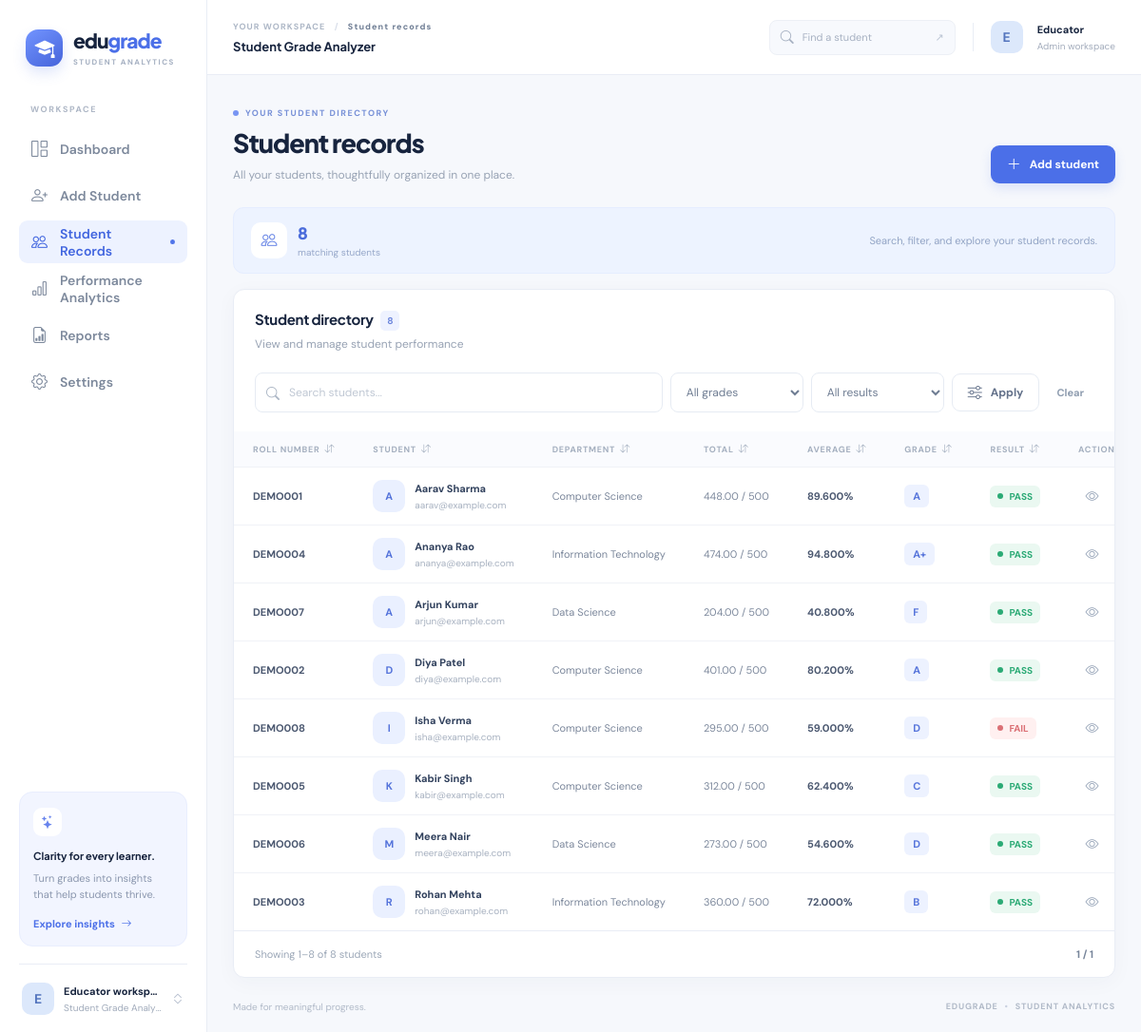
/students, run on the app's committed database.
### tables this page shows
CREATE TABLE settings (key TEXT PRIMARY KEY, value TEXT NOT NULL);

CREATE TABLE students (
            id INTEGER PRIMARY KEY AUTOINCREMENT,
            name TEXT NOT NULL, roll_number TEXT NOT NULL, roll_key TEXT NOT NULL UNIQUE,
            email TEXT NOT NULL, department TEXT NOT NULL, semester INTEGER NOT NULL,
            python REAL NOT NULL, java REAL NOT NULL, sql REAL NOT NULL,
            mathematics REAL NOT NULL, english REAL NOT NULL,
            total REAL NOT NULL, average REAL NOT NULL, percentage REAL NOT NULL,
            grade TEXT NOT NULL, result TEXT NOT NULL, is_demo INTEGER NOT NULL DEFAULT 0
        );

### app.py (the view)
    @app.get("/students")
    def student_records():
        q = request.args.get("q", "").strip()[:100]
        grade = request.args.get("grade", "").strip().upper()
        result = request.args.get("result", "").strip().upper()
        sort = request.args.get("sort", "name").strip().lower()
        direction = request.args.get("direction", "asc").strip().lower()
        grade = grade if grade in GRADES else ""
        result = result if result in ("PASS", "FAIL") else ""
        sort = sort if sort in SORT_COLUMNS else "name"
        direction = direction if direction in ("asc", "desc") else "asc"
        filters = {"q": q, "grade": grade, "result": result, "sort": sort, "direction": direction}
        conditions = []
        parameters = []
        if q:
            escaped = q.replace("\\", "\\\\").replace("%", "\\%").replace("_", "\\_")
            conditions.append("(name LIKE ? ESCAPE '\\' OR roll_number LIKE ? ESCAPE '\\' OR department LIKE ? ESCAPE '\\' OR email LIKE ? ESCAPE '\\')")
            parameters.extend([f"%{escaped}%"] * 4)
        if grade:
            conditions.append("grade = ?")
            parameters.append(grade)
        if result:
            conditions.append("result = ?")
            parameters.append(result)
        where = " WHERE " + " AND ".join(conditions) if conditions else ""
        db = get_db()
        total = db.execute("SELECT COUNT(*) FROM students" + where, parameters).fetchone()[0]
        pages = max(1, math.ceil(total / PER_PAGE))
        try:
            page = int(request.args.get("page", "1"))
        except (ValueError, TypeError):
            page = 1
        page = min(max(page, 1), pages)
        offset = (page - 1) * PER_PAGE
        query = "SELECT * FROM students" + where + f" ORDER BY {SORT_COLUMNS[sort]} COLLATE NOCASE {direction.upper()}, id ASC LIMIT ? OFFSET ?"
        records = student_list(db.execute(query, (*parameters, PER_PAGE, offset)).fetchall())
        pagination = {"page": page, "pages": pages, "total": total, "start": offset + 1 if total else 0,
                      "end": offset + len(records), "per_page": PER_PAGE}
        return render_template("student_records.html", records=records, pagination=pagination, filters=filters)

### app.py (called while the page is built)
def connect_database(path):
    connection = sqlite3.connect(path, timeout=10)
    connection.row_factory = sqlite3.Row
    connection.execute("PRAGMA foreign_keys = ON")
    connection.execute("PRAGMA busy_timeout = 10000")
    return connection

def get_db():
    if "db" not in g:
        g.db = connect_database(g.app_database)
    return g.db

def csrf_token():
    if "csrf_token" not in session:
        session["csrf_token"] = secrets.token_urlsafe(32)
    return session["csrf_token"]

### templates/student_records.html (shortened to what this page needs)
{% extends 'base.html' %}
{% block breadcrumb %}Student records{% endblock %}
{% block content %}
<div class="page-heading"><div><div class="eyebrow"><span></span> YOUR STUDENT DIRECTORY</div><h1>Student records</h1><p>All your students, thoughtfully organized in one place.</p></div><a class="button button-primary" href="{{ url_for('add_student') }}"><i class="bi bi-plus-lg"></i> Add student</a></div>
<div class="records-summary"><div><span class="summary-icon"><i class="bi bi-people"></i></span><span><strong>{{ pagination.total }}</strong><small>matching students</small></span></div><p>Search, filter, and explore your student records.</p></div>
<section class="panel records-panel"><div class="panel-heading"><div><h2>Student directory <span class="count-badge">{{ pagination.total }}</span></h2><p>View and manage student performance</p></div></div>
<form class="filter-bar" method="get" action="{{ url_for('student_records') }}"><div class="search-field"><i class="bi bi-search"></i><input id="q" name="q" value="{{ filters.q }}" placeholder="Search students..." type="search"></div><select id="grade-filter" name="grade"><option value="">All grades</option></select><select id="result-filter" name="result"><option value="">All results</option></select><button class="button button-secondary" type="submit"><i class="bi bi-sliders"></i> Apply</button><a class="clear-link" href="{{ url_for('student_records') }}">Clear</a></form>
{% macro sort_header(key, label) %}<a class="sort-link" href="{{ url_for('student_records', q=filters.q, grade=filters.grade, result=filters.result, sort=key, direction='desc' if filters.sort == key and filters.direction == 'asc' else 'asc', page=1) }}">{{ label }} <i class="bi {{ 'bi-sort-down-alt' if filters.sort == key and filters.direction == 'desc' else 'bi-arrow-down-up' }}"></i></a>{% endmacro %}
{% if records %}<div class="table-wrap"><table><thead><tr><th>{{ sort_header('roll_number','ROLL NUMBER') }}</th><th>{{ sort_header('name','STUDENT') }}</th><th>{{ sort_header('department','DEPARTMENT') }}</th><th>{{ sort_header('total','TOTAL') }}</th><th>{{ sort_header('average','AVERAGE') }}</th><th>{{ sort_header('grade','GRADE') }}</th><th>{{ sort_header('result','RESULT') }}</th><th>ACTIONS</th></tr></thead><tbody>{% for student in records %}<tr><td class="strong">{{ student.roll_number }}</td><td><a class="student-cell" href="{{ url_for('student_details', id=student.id) }}"><span class="avatar">{{ student.name[:1]|upper }}</span><span><strong>{{ student.name }}</strong><small>{{ student.email or 'No email provided' }}</small></span></a></td><td>{{ student.department }}</td><td>{{ '%.2f'|format(student.total|float) }} <span class="muted">/ 500</span></td><td class="strong">{{ '%.3f'|format(student.average|float) }}%</td><td><span class="grade-pill">{{ student.grade }}</span></td><td><span class="status-pill {% if student.result|upper == 'PASS' %}pass{% else %}fail{% endif %}"><i></i>{{ student.result }}</span></td><td><div class="row-actions"><a class="table-action" href="{{ url_for('student_details', id=student.id) }}" aria-label="View {{ student.name }}" title="View"><i class="bi bi-eye"></i></a><a class="table-action" href="{{ url_for('edit_student', id=student.id) }}" aria-label="Edit {{ student.name }}" title="Edit"></a></div></td></tr>{% endfor %}</tbody></table></div><div class="pagination"><span>Showing {{ pagination.start }}–{{ pagination.end }} of {{ pagination.total }} students</span><div><span class="page-indicator">{{ pagination.page }} / {{ pagination.pages }}</span></div></div>{% endif %}</section>
{% endblock %}

### templates/base.html (shortened to what this page needs)
<!doctype html>
<html lang="en">
<head>
  <link rel="stylesheet" href="https://cdn.jsdelivr.net/npm/bootstrap-icons@1.11.3/font/bootstrap-icons.min.css">
  <link rel="stylesheet" href="{{ url_for('static', filename='css/style.css') }}">
</head>
<body>
  <div class="app-shell">
    <aside class="sidebar" id="sidebar" aria-label="Main navigation">
      <a href="{{ url_for('dashboard') }}" class="brand" aria-label="EduGrade home"><span class="brand-mark"><i class="bi bi-mortarboard-fill"></i></span><span>edu<span class="brand-blue">grade</span><small>STUDENT ANALYTICS</small></span></a>
      <div class="nav-label">WORKSPACE</div>
      {% set nav = [('dashboard','grid-1x2','Dashboard'), ('add_student','person-plus','Add Student'), ('student_records','people','Student Records'), ('analytics','bar-chart','Performance Analytics'), ('reports','file-earmark-bar-graph','Reports'), ('settings','gear','Settings')] %}
      <nav class="nav-list">
        {% for endpoint, icon, label in nav %}
        <a href="{{ url_for(endpoint) }}" class="nav-link {% if request.endpoint == endpoint or (endpoint == 'student_records' and request.endpoint in ['student_details', 'edit_student']) %}active{% endif %}" {% if request.endpoint == endpoint %}aria-current="page"{% endif %}><i class="bi bi-{{ icon }}"></i><span>{{ label }}</span>{% if request.endpoint == endpoint %}<span class="nav-dot"></span>{% endif %}</a>
        {% endfor %}
      </nav>
      <div class="sidebar-bottom">
        <div class="sidebar-tip"><div class="tip-icon"><i class="bi bi-stars"></i></div><strong>Clarity for every learner.</strong><p>Turn grades into insights that help students thrive.</p><a href="{{ url_for('analytics') }}">Explore insights <i class="bi bi-arrow-right"></i></a></div>
        <div class="sidebar-profile"><span class="avatar avatar-profile">E</span><span><strong>Educator workspace</strong><small>{{ school_name }}</small></span><i class="bi bi-chevron-expand"></i></div>
      </div>
    </aside>
    <div class="main-shell">
      <header class="topbar">
        <div class="topbar-left"><div><div class="topbar-kicker">YOUR WORKSPACE <span>/</span> <b>{% block breadcrumb %}{% endblock %}</b></div><div class="topbar-school">{{ school_name }}</div></div></div>
        <div class="topbar-right"><a href="{{ url_for('student_records') }}" class="top-search"><i class="bi bi-search"></i><span>Find a student</span><kbd>↗</kbd></a><span class="top-avatar">E</span><span class="top-user"><strong>Educator</strong><small>Admin workspace</small></span></div>
      </header>
      <main class="main-content">
        {% block content %}{% endblock %}
      </main>
      <footer class="footer"><span>Made for meaningful progress.</span><span>EDUGRADE <span class="footer-dot">•</span> STUDENT ANALYTICS</span></footer>
    </div>
  </div>
</body>
</html>

### data on the page
settings: value "Student Grade Analy…", value "Student Grade Analyzer"
students: roll_number "DEMO001", name "A", name "Aarav Sharma", email "aarav@example.com", department "Computer Science", total "448.00", average "89.600", grade "A", result "PASS"
students: roll_number "DEMO004", name "A", name "Ananya Rao", email "ananya@example.com", department "Information Technology", total "474.00", average "94.800", grade "A+", result "PASS"
students: roll_number "DEMO007", name "A", name "Arjun Kumar", email "arjun@example.com", department "Data Science", total "204.00", average "40.800", grade "F", result "PASS"
students: roll_number "DEMO002", name "D", name "Diya Patel", email "diya@example.com", department "Computer Science", total "401.00", average "80.200", grade "A", result "PASS"
students: roll_number "DEMO008", name "I", name "Isha Verma", email "isha@example.com", department "Computer Science", total "295.00", average "59.000", grade "D", result "FAIL"
students: roll_number "DEMO005", name "K", name "Kabir Singh", email "kabir@example.com", department "Computer Science", total "312.00", average "62.400", grade "C", result "PASS"
students: roll_number "DEMO006", name "M", name "Meera Nair", email "meera@example.com", department "Data Science", total "273.00", average "54.600", grade "D", result "PASS"
students: roll_number "DEMO003", name "R", name "Rohan Mehta", email "rohan@example.com", department "Information Technology", total "360.00", average "72.000", grade "B", result "PASS"

### other printed values
{{ label }} "Dashboard" "Add Student" "Student Records" "Performance Analytics" "Reports" "Settings"
{{ pagination.total }} "8"
{{ label }} "ROLL NUMBER STUDENT DEPARTMENT TOTAL AVERAGE GRADE RESULT"
{{ pagination.start }} "1"
{{ pagination.end }} "8"
{{ pagination.page }} "1"
{{ pagination.pages }} "1"
